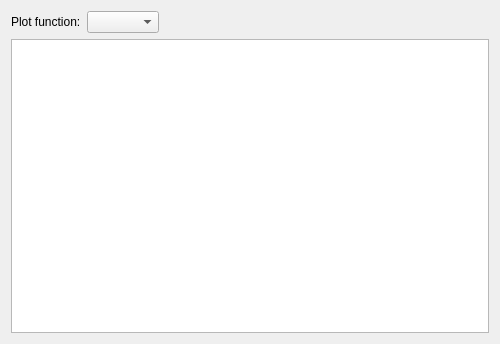
<?xml version="1.0" encoding="UTF-8"?>
<ui version="4.0">
 <class>plotterWidget</class>
 <widget class="QWidget" name="plotterWidget">
  <property name="geometry">
   <rect>
    <x>0</x>
    <y>0</y>
    <width>500</width>
    <height>344</height>
   </rect>
  </property>
  <property name="windowTitle">
   <string>Plotter</string>
  </property>
  <layout class="QGridLayout" name="gridLayout">
   <item row="0" column="0">
    <widget class="QLabel" name="labelFunction">
     <property name="text">
      <string>Plot function:</string>
     </property>
    </widget>
   </item>
   <item row="0" column="1">
    <widget class="QComboBox" name="comboBoxFunction"/>
   </item>
   <item row="0" column="2">
    <spacer name="horizontalSpacer">
     <property name="orientation">
      <enum>Qt::Horizontal</enum>
     </property>
     <property name="sizeHint" stdset="0">
      <size>
       <width>40</width>
       <height>20</height>
      </size>
     </property>
    </spacer>
   </item>
   <item row="1" column="0" colspan="3">
    <widget class="PlotWidget" name="graphicsView"/>
   </item>
  </layout>
 </widget>
 <customwidgets>
  <customwidget>
   <class>PlotWidget</class>
   <extends>QGraphicsView</extends>
   <header>pyqtgraph</header>
  </customwidget>
 </customwidgets>
 <resources/>
 <connections/>
</ui>
